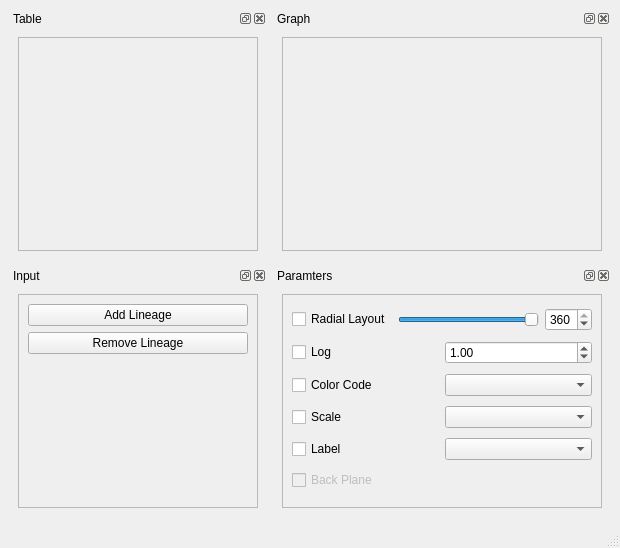
<?xml version="1.0" encoding="UTF-8"?>
<ui version="4.0">
 <class>lineageViewer</class>
 <widget class="QMainWindow" name="lineageViewer">
  <property name="geometry">
   <rect>
    <x>0</x>
    <y>0</y>
    <width>620</width>
    <height>548</height>
   </rect>
  </property>
  <property name="windowTitle">
   <string>MainWindow</string>
  </property>
  <widget class="QWidget" name="centralwidget">
   <layout class="QGridLayout" name="gridLayout_14">
    <item row="0" column="0">
     <widget class="QDockWidget" name="tableDockWidget">
      <property name="floating">
       <bool>false</bool>
      </property>
      <property name="allowedAreas">
       <set>Qt::AllDockWidgetAreas</set>
      </property>
      <property name="windowTitle">
       <string>Table</string>
      </property>
      <widget class="QWidget" name="dockWidgetContents_2">
       <layout class="QGridLayout" name="gridLayout_3">
        <item row="0" column="0">
         <widget class="QFrame" name="tableFrame">
          <property name="frameShape">
           <enum>QFrame::StyledPanel</enum>
          </property>
          <property name="frameShadow">
           <enum>QFrame::Raised</enum>
          </property>
         </widget>
        </item>
       </layout>
      </widget>
     </widget>
    </item>
    <item row="0" column="1">
     <widget class="QDockWidget" name="graphDockWidget">
      <property name="floating">
       <bool>false</bool>
      </property>
      <property name="allowedAreas">
       <set>Qt::AllDockWidgetAreas</set>
      </property>
      <property name="windowTitle">
       <string>Graph</string>
      </property>
      <widget class="QWidget" name="dockWidgetContents_3">
       <layout class="QGridLayout" name="gridLayout_4">
        <item row="0" column="0">
         <widget class="QFrame" name="graphFrame">
          <property name="frameShape">
           <enum>QFrame::StyledPanel</enum>
          </property>
          <property name="frameShadow">
           <enum>QFrame::Raised</enum>
          </property>
          <layout class="QGridLayout" name="gridLayout_8">
           <item row="0" column="0">
            <widget class="QVTKWidget" name="graphViewWidget" native="true">
             <property name="sizePolicy">
              <sizepolicy hsizetype="Expanding" vsizetype="Expanding">
               <horstretch>1</horstretch>
               <verstretch>1</verstretch>
              </sizepolicy>
             </property>
             <property name="minimumSize">
              <size>
               <width>300</width>
               <height>150</height>
              </size>
             </property>
            </widget>
           </item>
          </layout>
         </widget>
        </item>
       </layout>
      </widget>
     </widget>
    </item>
    <item row="1" column="0">
     <widget class="QDockWidget" name="dockWidget">
      <property name="floating">
       <bool>false</bool>
      </property>
      <property name="allowedAreas">
       <set>Qt::AllDockWidgetAreas</set>
      </property>
      <property name="windowTitle">
       <string>Input</string>
      </property>
      <widget class="QWidget" name="dockWidgetContents_5">
       <layout class="QGridLayout" name="gridLayout_6">
        <item row="0" column="0">
         <widget class="QFrame" name="frame">
          <property name="frameShape">
           <enum>QFrame::StyledPanel</enum>
          </property>
          <property name="frameShadow">
           <enum>QFrame::Raised</enum>
          </property>
          <layout class="QGridLayout" name="gridLayout">
           <item row="0" column="0">
            <widget class="QPushButton" name="addLineagePushButton">
             <property name="text">
              <string>Add Lineage</string>
             </property>
            </widget>
           </item>
           <item row="1" column="0">
            <widget class="QPushButton" name="pushButton">
             <property name="text">
              <string>Remove Lineage</string>
             </property>
            </widget>
           </item>
           <item row="2" column="0">
            <spacer name="verticalSpacer">
             <property name="orientation">
              <enum>Qt::Vertical</enum>
             </property>
             <property name="sizeHint" stdset="0">
              <size>
               <width>20</width>
               <height>40</height>
              </size>
             </property>
            </spacer>
           </item>
          </layout>
         </widget>
        </item>
       </layout>
      </widget>
     </widget>
    </item>
    <item row="1" column="1">
     <widget class="QDockWidget" name="controlDockWidget">
      <property name="floating">
       <bool>false</bool>
      </property>
      <property name="allowedAreas">
       <set>Qt::AllDockWidgetAreas</set>
      </property>
      <property name="windowTitle">
       <string>Paramters</string>
      </property>
      <widget class="QWidget" name="dockWidgetContents_4">
       <layout class="QGridLayout" name="gridLayout_5">
        <item row="0" column="0">
         <widget class="QFrame" name="frame_4">
          <property name="frameShape">
           <enum>QFrame::StyledPanel</enum>
          </property>
          <property name="frameShadow">
           <enum>QFrame::Raised</enum>
          </property>
          <layout class="QGridLayout" name="gridLayout_13">
           <item row="0" column="0">
            <layout class="QGridLayout" name="gridLayout_7">
             <item row="0" column="0">
              <widget class="QCheckBox" name="radialCheckBox">
               <property name="text">
                <string>Radial Layout</string>
               </property>
              </widget>
             </item>
             <item row="0" column="1">
              <layout class="QGridLayout" name="gridLayout_2">
               <item row="0" column="0">
                <widget class="QSlider" name="radialSlider">
                 <property name="maximum">
                  <number>360</number>
                 </property>
                 <property name="value">
                  <number>360</number>
                 </property>
                 <property name="orientation">
                  <enum>Qt::Horizontal</enum>
                 </property>
                </widget>
               </item>
               <item row="0" column="1">
                <widget class="QSpinBox" name="radialSpinBox">
                 <property name="maximum">
                  <number>360</number>
                 </property>
                 <property name="value">
                  <number>360</number>
                 </property>
                </widget>
               </item>
              </layout>
             </item>
            </layout>
           </item>
           <item row="1" column="0">
            <layout class="QGridLayout" name="gridLayout_12">
             <item row="0" column="0">
              <widget class="QCheckBox" name="logCheckBox">
               <property name="text">
                <string>Log</string>
               </property>
              </widget>
             </item>
             <item row="0" column="1">
              <widget class="QDoubleSpinBox" name="logSpinBox">
               <property name="minimum">
                <double>0.100000000000000</double>
               </property>
               <property name="singleStep">
                <double>0.100000000000000</double>
               </property>
               <property name="value">
                <double>1.000000000000000</double>
               </property>
              </widget>
             </item>
            </layout>
           </item>
           <item row="2" column="0">
            <layout class="QGridLayout" name="gridLayout_9">
             <item row="0" column="0">
              <widget class="QCheckBox" name="colorCheckBox">
               <property name="text">
                <string>Color Code</string>
               </property>
              </widget>
             </item>
             <item row="0" column="1">
              <widget class="QComboBox" name="colorComboBox"/>
             </item>
            </layout>
           </item>
           <item row="3" column="0">
            <layout class="QGridLayout" name="gridLayout_10">
             <item row="0" column="0">
              <widget class="QCheckBox" name="scaleCheckBox">
               <property name="text">
                <string>Scale</string>
               </property>
              </widget>
             </item>
             <item row="0" column="1">
              <widget class="QComboBox" name="scaleComboBox"/>
             </item>
            </layout>
           </item>
           <item row="4" column="0">
            <layout class="QGridLayout" name="gridLayout_11">
             <item row="0" column="0">
              <widget class="QCheckBox" name="labelCheckBox">
               <property name="text">
                <string>Label</string>
               </property>
              </widget>
             </item>
             <item row="0" column="1">
              <widget class="QComboBox" name="labelComboBox"/>
             </item>
            </layout>
           </item>
           <item row="5" column="0">
            <widget class="QCheckBox" name="backCheckBox">
             <property name="enabled">
              <bool>false</bool>
             </property>
             <property name="text">
              <string>Back Plane</string>
             </property>
            </widget>
           </item>
          </layout>
         </widget>
        </item>
       </layout>
      </widget>
     </widget>
    </item>
   </layout>
  </widget>
  <widget class="QMenuBar" name="menubar">
   <property name="geometry">
    <rect>
     <x>0</x>
     <y>0</y>
     <width>620</width>
     <height>25</height>
    </rect>
   </property>
  </widget>
  <widget class="QStatusBar" name="statusbar"/>
 </widget>
 <customwidgets>
  <customwidget>
   <class>QVTKWidget</class>
   <extends>QWidget</extends>
   <header>QVTKWidget.h</header>
  </customwidget>
 </customwidgets>
 <resources/>
 <connections>
  <connection>
   <sender>radialSpinBox</sender>
   <signal>valueChanged(int)</signal>
   <receiver>radialSlider</receiver>
   <slot>setValue(int)</slot>
   <hints>
    <hint type="sourcelabel">
     <x>560</x>
     <y>322</y>
    </hint>
    <hint type="destinationlabel">
     <x>486</x>
     <y>326</y>
    </hint>
   </hints>
  </connection>
  <connection>
   <sender>radialSlider</sender>
   <signal>valueChanged(int)</signal>
   <receiver>radialSpinBox</receiver>
   <slot>setValue(int)</slot>
   <hints>
    <hint type="sourcelabel">
     <x>481</x>
     <y>312</y>
    </hint>
    <hint type="destinationlabel">
     <x>543</x>
     <y>318</y>
    </hint>
   </hints>
  </connection>
 </connections>
</ui>
